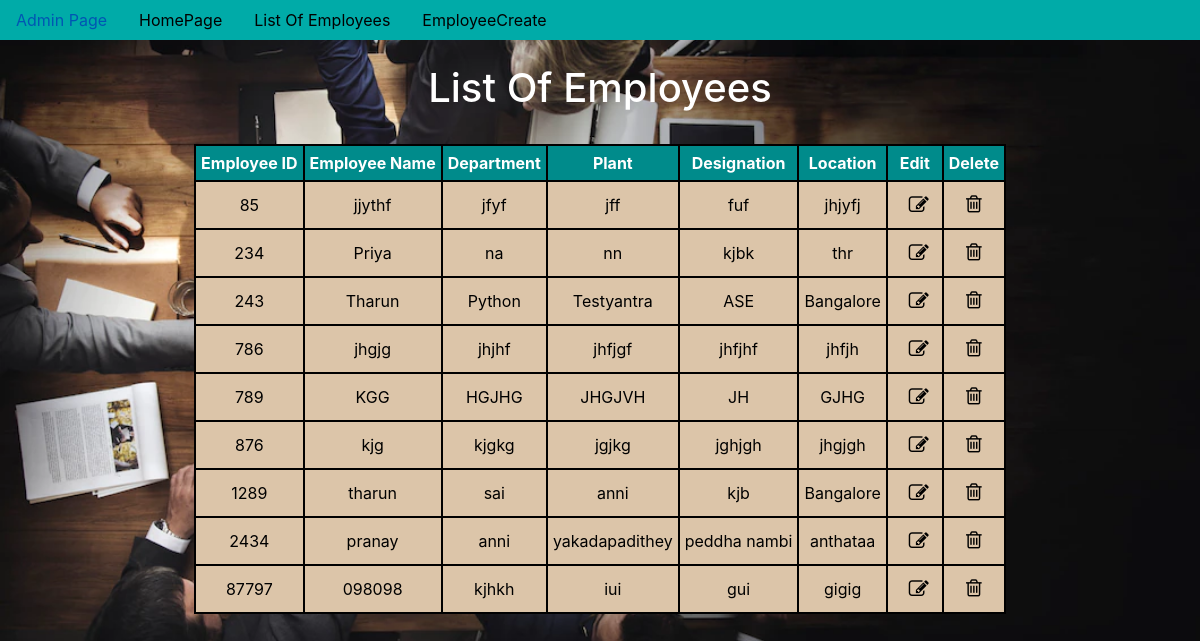
The app's page /EmployeeList/ with its own data.
### app/models.py (models this page shows, shortened)
class Employee(models.Model):
    EmployeeId = models.IntegerField(primary_key = True)
    EmployeeName = models.CharField(max_length = 30)
    Department = models.CharField(max_length = 30)
    Plant = models.CharField(max_length = 30)
    Designation = models.CharField(max_length = 30)
    Location = models.CharField(max_length = 30)

### app/views.py (the view)
# urls.py: path('EmployeeList/',EmployeeList.as_view(),name='EmployeeList'),
class EmployeeList(ListView):
    model = Employee
    context_object_name='employees'

### templates/app/employee_list.html (shortened to what this page needs)
{% extends 'app/dummy.html' %}
{% block body_block  %}
  <br>
<h1>List Of Employees</h1>
<br>
<table>
    <tr style="background-color: darkcyan;">
        <th>Employee ID</th>
        <th>Employee Name</th>
        <th>Department</th>
        <th>Plant</th>
        <th>Designation</th>
        <th>Location</th>
        <th>Edit</th>
        <th>Delete</th>
    </tr>
    {% for emp in employees %}
    <tr style="background-color: rgb(220, 197, 169); color:black" >
        <td>{{emp.EmployeeId}}</td>
        <td>{{emp.EmployeeName}}</td>
        <td>{{emp.Department}}</td>
        <td>{{emp.Plant}}</td>
        <td>{{emp.Designation}}</td>
        <td>{{emp.Location}}</td>
        <td><a href="{% url 'EmployeeUpdate' pk=emp.pk %}" class="fas fa-user nav-link fa fa-edit pr-2" style="font-size:20px"></a></td>
        <td><a href="{% url 'Employeedelete' pk=emp.pk %}"style="font-size:20px"class="fa">&#xf014;</a></td>
    </tr>
    {% endfor %}
</table>
{% endblock %}

### templates/app/dummy.html (shortened to what this page needs)
{% load static %}
<!doctype html>
<html lang="en">
  <head>
    <link rel="stylesheet" href="https://cdn.jsdelivr.net/npm/bootstrap@4.6.2/dist/css/bootstrap.min.css">
    <link rel="stylesheet" href="https://cdnjs.cloudflare.com/ajax/libs/font-awesome/4.7.0/css/font-awesome.min.css">
  </head>
  <body>
<center>
    <nav class="nav" style="background-color: rgb(0, 171, 168);">
        <a href="{% url 'admin:index' %}" class="nav-link">Admin Page</a>
        <a href="{% url 'Home' %}" class="nav-link">HomePage</a>
        <a href="{% url 'EmployeeList' %}" class="nav-link">List Of Employees</a>
        <a href="{% url 'EmployeeCreate' %}" class="nav-link">EmployeeCreate</a>
    </nav>
    {% block body_block %}
    {% endblock %}
</center>
  </body>
</html>

### templates/app/employee_list.html (style rules this page uses)
table { border-collapse: collapse; }
table td, table th { padding: 5px; text-align: center; vertical-align: middle; border: 2px solid black; }

### records on screen
Employee: EmployeeId "85", EmployeeName "jjythf", Department "jfyf", Plant "jff", Designation "fuf", Location "jhjyfj"
Employee: EmployeeId "234", EmployeeName "Priya", Department "na", Plant "nn", Designation "kjbk", Location "thr"
Employee: EmployeeId "243", EmployeeName "Tharun", Department "Python", Plant "Testyantra", Designation "ASE", Location "Bangalore"
Employee: EmployeeId "786", EmployeeName "jhgjg", Department "jhjhf", Plant "jhfjgf", Designation "jhfjhf", Location "jhfjh"
Employee: EmployeeId "789", EmployeeName "KGG", Department "HGJHG", Plant "JHGJVH", Designation "JH", Location "GJHG"
Employee: EmployeeId "876", EmployeeName "kjg", Department "kjgkg", Plant "jgjkg", Designation "jghjgh", Location "jhgjgh"
Employee: EmployeeId "1289", EmployeeName "tharun", Department "sai", Plant "anni", Designation "kjb", Location "Bangalore"
Employee: EmployeeId "2434", EmployeeName "pranay", Department "anni", Plant "yakadapadithey", Designation "peddha nambi", Location "anthataa"
Employee: EmployeeId "87797", EmployeeName "098098", Department "kjhkh", Plant "iui", Designation "gui", Location "gigig"
